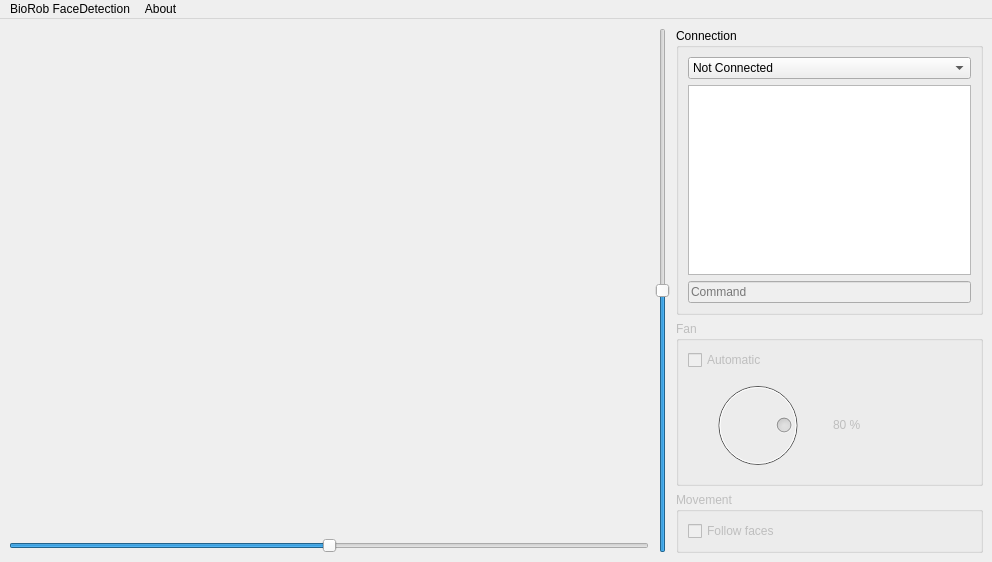
<?xml version="1.0" encoding="UTF-8"?>
<ui version="4.0">
 <class>FaceDetection</class>
 <widget class="QMainWindow" name="FaceDetection">
  <property name="enabled">
   <bool>true</bool>
  </property>
  <property name="geometry">
   <rect>
    <x>0</x>
    <y>0</y>
    <width>992</width>
    <height>562</height>
   </rect>
  </property>
  <property name="minimumSize">
   <size>
    <width>992</width>
    <height>562</height>
   </size>
  </property>
  <property name="maximumSize">
   <size>
    <width>16777215</width>
    <height>562</height>
   </size>
  </property>
  <property name="windowTitle">
   <string>BioRob FaceDetection</string>
  </property>
  <widget class="QWidget" name="centralwidget">
   <layout class="QVBoxLayout" name="verticalLayout_7">
    <item>
     <layout class="QHBoxLayout" name="horizontalLayout">
      <item>
       <layout class="QVBoxLayout" name="verticalLayout">
        <item>
         <widget class="VideoWidget" name="video" native="true">
          <property name="minimumSize">
           <size>
            <width>640</width>
            <height>480</height>
           </size>
          </property>
          <property name="maximumSize">
           <size>
            <width>640</width>
            <height>480</height>
           </size>
          </property>
          <property name="autoFillBackground">
           <bool>false</bool>
          </property>
         </widget>
        </item>
        <item alignment="Qt::AlignBottom">
         <widget class="QSlider" name="horizontal_speed">
          <property name="sizePolicy">
           <sizepolicy hsizetype="Preferred" vsizetype="Preferred">
            <horstretch>0</horstretch>
            <verstretch>0</verstretch>
           </sizepolicy>
          </property>
          <property name="cursor">
           <cursorShape>SizeHorCursor</cursorShape>
          </property>
          <property name="focusPolicy">
           <enum>Qt::ClickFocus</enum>
          </property>
          <property name="minimum">
           <number>-100</number>
          </property>
          <property name="maximum">
           <number>100</number>
          </property>
          <property name="pageStep">
           <number>0</number>
          </property>
          <property name="orientation">
           <enum>Qt::Horizontal</enum>
          </property>
         </widget>
        </item>
       </layout>
      </item>
      <item>
       <widget class="QSlider" name="vertical_speed">
        <property name="sizePolicy">
         <sizepolicy hsizetype="Preferred" vsizetype="Preferred">
          <horstretch>0</horstretch>
          <verstretch>0</verstretch>
         </sizepolicy>
        </property>
        <property name="cursor">
         <cursorShape>SizeVerCursor</cursorShape>
        </property>
        <property name="focusPolicy">
         <enum>Qt::ClickFocus</enum>
        </property>
        <property name="minimum">
         <number>-100</number>
        </property>
        <property name="maximum">
         <number>100</number>
        </property>
        <property name="pageStep">
         <number>0</number>
        </property>
        <property name="orientation">
         <enum>Qt::Vertical</enum>
        </property>
       </widget>
      </item>
      <item>
       <layout class="QVBoxLayout" name="verticalLayout_2">
        <item>
         <widget class="QGroupBox" name="groupBox_3">
          <property name="title">
           <string>Connection</string>
          </property>
          <layout class="QVBoxLayout" name="verticalLayout_3">
           <item>
            <widget class="QComboBox" name="serial_select">
             <property name="sizePolicy">
              <sizepolicy hsizetype="Preferred" vsizetype="Fixed">
               <horstretch>0</horstretch>
               <verstretch>0</verstretch>
              </sizepolicy>
             </property>
             <property name="cursor">
              <cursorShape>PointingHandCursor</cursorShape>
             </property>
             <property name="focusPolicy">
              <enum>Qt::StrongFocus</enum>
             </property>
             <item>
              <property name="text">
               <string>Not Connected</string>
              </property>
             </item>
            </widget>
           </item>
           <item>
            <widget class="QTextEdit" name="log">
             <property name="enabled">
              <bool>true</bool>
             </property>
             <property name="undoRedoEnabled">
              <bool>true</bool>
             </property>
             <property name="readOnly">
              <bool>true</bool>
             </property>
             <property name="html">
              <string>&lt;!DOCTYPE HTML PUBLIC &quot;-//W3C//DTD HTML 4.0//EN&quot; &quot;http://www.w3.org/TR/REC-html40/strict.dtd&quot;&gt;
&lt;html&gt;&lt;head&gt;&lt;meta name=&quot;qrichtext&quot; content=&quot;1&quot; /&gt;&lt;style type=&quot;text/css&quot;&gt;
p, li { white-space: pre-wrap; }
&lt;/style&gt;&lt;/head&gt;&lt;body style=&quot; font-family:'Lucida Grande'; font-size:13pt; font-weight:400; font-style:normal;&quot;&gt;
&lt;p style=&quot;-qt-paragraph-type:empty; margin-top:0px; margin-bottom:0px; margin-left:0px; margin-right:0px; -qt-block-indent:0; text-indent:0px;&quot;&gt;&lt;br /&gt;&lt;/p&gt;&lt;/body&gt;&lt;/html&gt;</string>
             </property>
            </widget>
           </item>
           <item>
            <widget class="QLineEdit" name="command_edit">
             <property name="enabled">
              <bool>false</bool>
             </property>
             <property name="sizePolicy">
              <sizepolicy hsizetype="Expanding" vsizetype="Preferred">
               <horstretch>0</horstretch>
               <verstretch>0</verstretch>
              </sizepolicy>
             </property>
             <property name="placeholderText">
              <string notr="true">Command</string>
             </property>
            </widget>
           </item>
          </layout>
         </widget>
        </item>
        <item>
         <widget class="QGroupBox" name="fanbox">
          <property name="enabled">
           <bool>false</bool>
          </property>
          <property name="maximumSize">
           <size>
            <width>16777215</width>
            <height>184</height>
           </size>
          </property>
          <property name="title">
           <string>Fan</string>
          </property>
          <layout class="QVBoxLayout" name="verticalLayout_6">
           <item>
            <widget class="QCheckBox" name="fan_enabled">
             <property name="cursor">
              <cursorShape>PointingHandCursor</cursorShape>
             </property>
             <property name="focusPolicy">
              <enum>Qt::ClickFocus</enum>
             </property>
             <property name="text">
              <string>Automatic</string>
             </property>
            </widget>
           </item>
           <item>
            <layout class="QHBoxLayout" name="horizontalLayout_3">
             <item>
              <widget class="QDial" name="speed_dial">
               <property name="cursor">
                <cursorShape>PointingHandCursor</cursorShape>
               </property>
               <property name="focusPolicy">
                <enum>Qt::ClickFocus</enum>
               </property>
               <property name="maximum">
                <number>100</number>
               </property>
               <property name="sliderPosition">
                <number>80</number>
               </property>
               <property name="orientation">
                <enum>Qt::Horizontal</enum>
               </property>
               <property name="invertedAppearance">
                <bool>false</bool>
               </property>
               <property name="invertedControls">
                <bool>false</bool>
               </property>
              </widget>
             </item>
             <item>
              <widget class="QLabel" name="speed_label">
               <property name="text">
                <string>80 %</string>
               </property>
               <property name="alignment">
                <set>Qt::AlignLeading|Qt::AlignLeft|Qt::AlignVCenter</set>
               </property>
              </widget>
             </item>
            </layout>
           </item>
          </layout>
         </widget>
        </item>
        <item>
         <widget class="QGroupBox" name="movementbox">
          <property name="enabled">
           <bool>false</bool>
          </property>
          <property name="title">
           <string>Movement</string>
          </property>
          <layout class="QVBoxLayout" name="verticalLayout_4">
           <item>
            <widget class="QCheckBox" name="faces_enabled">
             <property name="cursor">
              <cursorShape>PointingHandCursor</cursorShape>
             </property>
             <property name="focusPolicy">
              <enum>Qt::ClickFocus</enum>
             </property>
             <property name="text">
              <string>Follow faces</string>
             </property>
            </widget>
           </item>
          </layout>
         </widget>
        </item>
       </layout>
      </item>
     </layout>
    </item>
   </layout>
  </widget>
  <widget class="QMenuBar" name="menubar">
   <property name="geometry">
    <rect>
     <x>0</x>
     <y>0</y>
     <width>992</width>
     <height>22</height>
    </rect>
   </property>
   <widget class="QMenu" name="menuBioRob_FaceDetection">
    <property name="title">
     <string>BioRob FaceDetection</string>
    </property>
    <addaction name="separator"/>
   </widget>
   <widget class="QMenu" name="menuAbout">
    <property name="title">
     <string>About</string>
    </property>
   </widget>
   <addaction name="menuBioRob_FaceDetection"/>
   <addaction name="menuAbout"/>
  </widget>
 </widget>
 <customwidgets>
  <customwidget>
   <class>VideoWidget</class>
   <extends>QWidget</extends>
   <header>videowidget.h</header>
   <container>1</container>
  </customwidget>
 </customwidgets>
 <resources/>
 <connections>
  <connection>
   <sender>faces_enabled</sender>
   <signal>toggled(bool)</signal>
   <receiver>horizontal_speed</receiver>
   <slot>setDisabled(bool)</slot>
   <hints>
    <hint type="sourcelabel">
     <x>744</x>
     <y>527</y>
    </hint>
    <hint type="destinationlabel">
     <x>625</x>
     <y>541</y>
    </hint>
   </hints>
  </connection>
  <connection>
   <sender>faces_enabled</sender>
   <signal>toggled(bool)</signal>
   <receiver>vertical_speed</receiver>
   <slot>setDisabled(bool)</slot>
   <hints>
    <hint type="sourcelabel">
     <x>777</x>
     <y>529</y>
    </hint>
    <hint type="destinationlabel">
     <x>679</x>
     <y>425</y>
    </hint>
   </hints>
  </connection>
  <connection>
   <sender>fan_enabled</sender>
   <signal>toggled(bool)</signal>
   <receiver>speed_dial</receiver>
   <slot>setDisabled(bool)</slot>
   <hints>
    <hint type="sourcelabel">
     <x>769</x>
     <y>371</y>
    </hint>
    <hint type="destinationlabel">
     <x>780</x>
     <y>399</y>
    </hint>
   </hints>
  </connection>
 </connections>
</ui>
